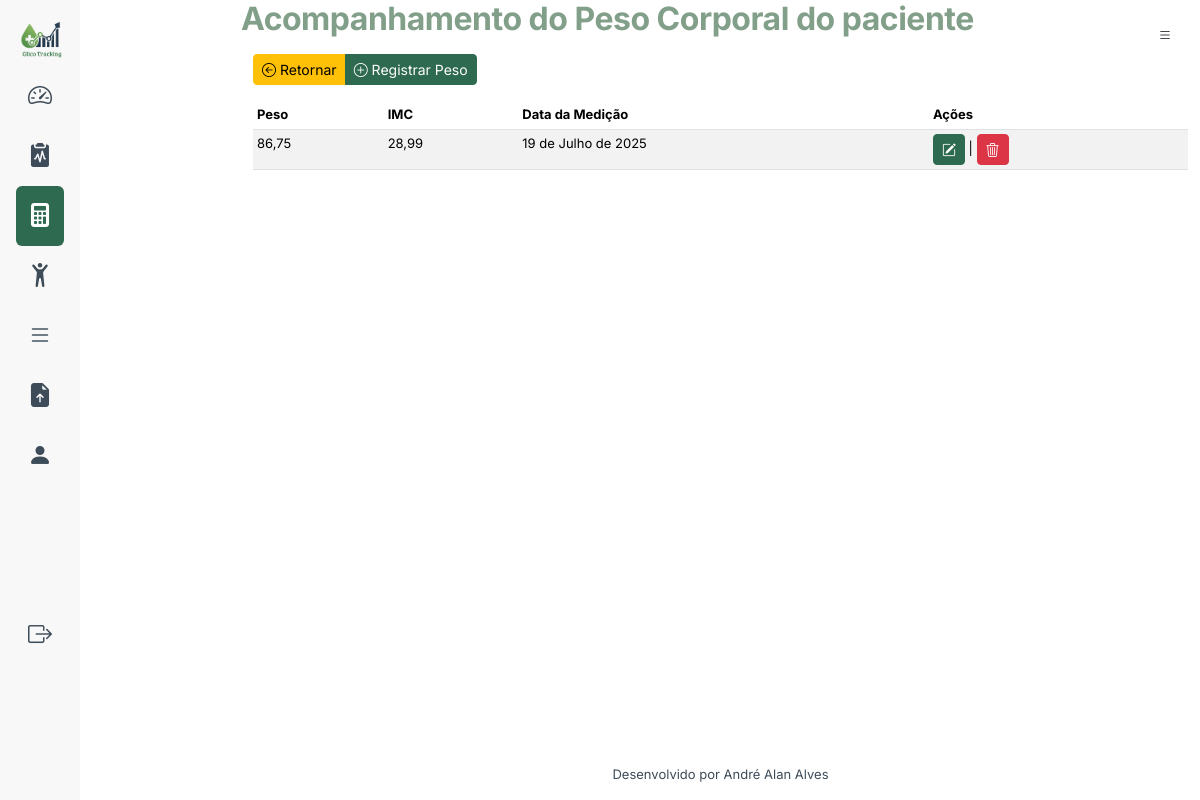
The page /perfis/peso/lista (signed in) on the database as committed earlier.
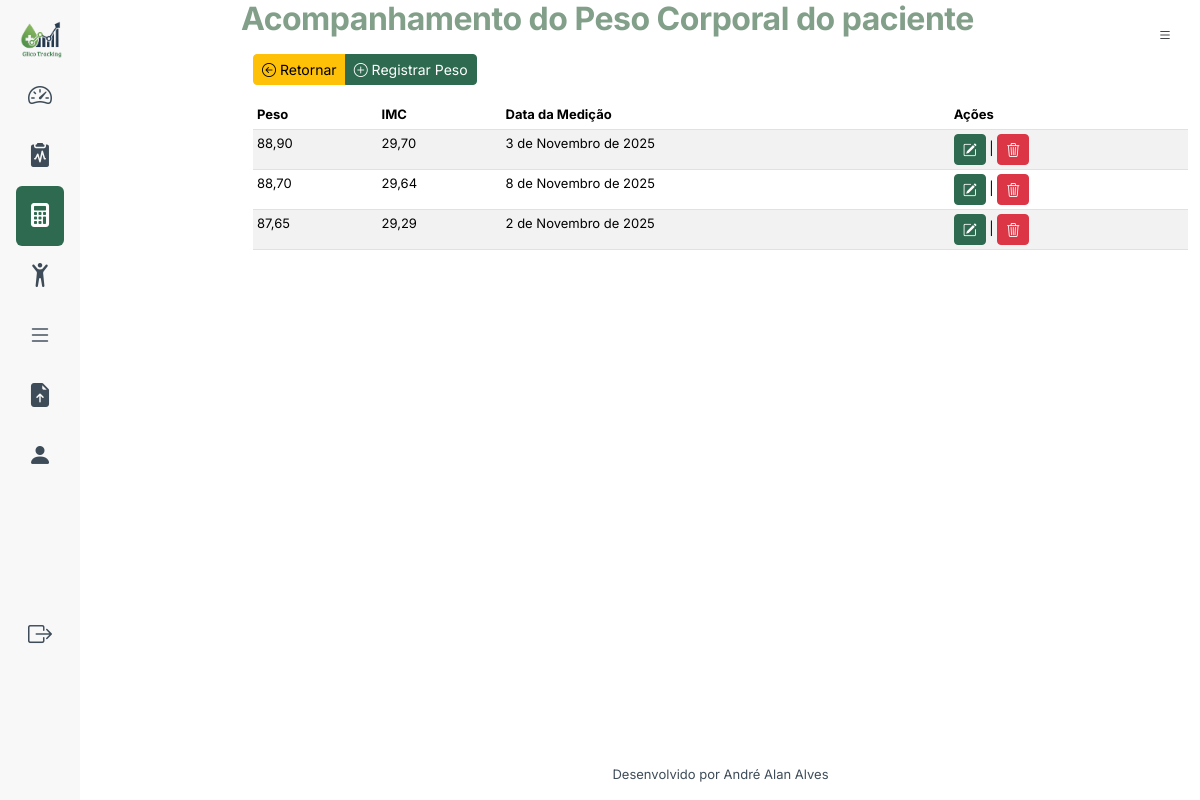
The same page on the database as committed later.
### perfis/models.py (models this page shows, shortened)
class HistoricoPesoImc(models.Model):
    perfil = models.ForeignKey(Perfil,related_name='perfilpeso', on_delete=models.CASCADE)
    data_registro = models.DateField(auto_now_add=True)
    peso_kg = models.DecimalField("Peso",help_text="Peso em Kg",max_digits=5, decimal_places=2, null=False, blank=False)
    imc = models.DecimalField(max_digits=5, decimal_places=2, editable=False)
    class Meta:
        ordering = ["-peso_kg"]
        verbose_name = "Historico Peso Imc"
        verbose_name_plural = "Historicos Peso Imc"

### perfis/views.py (the view)
# urls.py: path('peso/lista', views.PerfilPersoImcListView.as_view(), name="peso_lista"),
class PerfilPersoImcListView(LoginRequiredMixin, ListView):
    model = HistoricoPesoImc
    template_name_suffix = '_listar'
    context_object_name = "peso"

### perfis/template/perfis/historicopesoimc_listar.html (shortened to what this page needs)
{% extends "base.html" %}
{% load django_bootstrap5 %}
{% block datatable %}
<link rel="stylesheet" href="https://cdn.datatables.net/1.13.7/css/jquery.dataTables.min.css">
{% endblock %}
{% block content %}
    <h1>Acompanhamento do Peso Corporal do paciente</h1>
    <div class="container-fluid mt-3">
        <div class="row my-3">
            <div class="col">
                <div class="btn-group" role="group" aria-label="Basic example">
                    <a class="btn btn-sm btn-warning" href="{% url "core:dashboard" %}" type="button"><i class="bi bi-arrow-left-circle"></i> Retornar</a>
                    <a href="{% url "perfis:peso_registro" %}" class="btn btn-primary btn-sm"><i class="bi bi-plus-circle"></i> Registrar Peso</a>
                </div>
            </div>
        </div>
        <div class="row">
            <div class="col">
                <table class="table table-sm table-striped" id="tblpeso">
                    <thead>
                    <tr>
                        <th>Peso</th>
                        <th>IMC</th>
                        <th>Data da Medição</th>
                        <th>Ações</th>
                    </tr>
                    </thead>
                    <tbody>
                    {% for o in object_list %}
                        <tr>
                            <td>{{ o.peso_kg }}</td>
                            <td>{{ o.imc }}</td>
                            <td>{{ o.data_registro }}</td>
                            <td><a href="{% url "perfis:peso_atualiza" pk=o.id %}" class="btn btn-sm btn-primary"><i class="bi bi-pencil-square"></i></a> |
                                <a href="{% url "perfis:peso_delete" pk=o.id %}" class="btn btn-sm btn-danger "><i class="bi bi-trash3"></i></a>
                            </td>
                        </tr>
                    {% endfor %}
                    </tbody>
                </table>
            </div>
        </div>
    </div>
{% endblock %}

### app/template/base.html (shortened to what this page needs)
<!DOCTYPE html>
<html lang="pt-br" xmlns="http://www.w3.org/1999/html">
{% load static %} {% load django_bootstrap5 %}
<head>
    {% bootstrap_css %}
    <link rel="stylesheet" href="https://cdn.jsdelivr.net/npm/bootstrap-icons@1.11.3/font/bootstrap-icons.min.css">
    <link rel="stylesheet" href="{% static 'styles/base.css' %}">
    {% block datatable %}
    {% endblock %}
</head>
<body>
<div class="parent">
    <button id="toggleNav" class="btn btn-sm btn-size-custon" style="">
        <i class="bi bi-list"></i>
    </button>
    <nav class="div1 d-flex flex-column flex-shrink-0 p-3 text-white custon-bg recolhida">
        <a href="/" class="d-flex align-items-center mb-3 mb-md-0 me-md-auto text-white text-decoration-none">
            <img src={% static "images/logo.png" %} width="200px" alt="">
        </a>
        <ul class="nav nav-pills flex-column mb-auto">
            <li class="nav-item">
                <a href="{% url 'core:dashboard' %}" class="nav-link custon" data-tooltip="Dashboard">
                <i class="bi bi-speedometer2"></i>
                </a>
            </li>
            <li class="nav-item">
                <a href="{% url 'medicoes:lista' %}" class="nav-link custon" data-tooltip="Medições">
                <i class="bi bi-clipboard2-pulse-fill"></i>
                </a>
            </li>
            <li>
                <a href="{% url 'perfis:peso_lista' %}" class="nav-link custon" data-tooltip="Registrar Peso">
                <i class="bi bi-calculator-fill"></i>
                </a>
            </li>
            <li>
                <a href="{% url 'perfis:biotipo_lista' %}" class="nav-link custon" data-tooltip="Registrar Biotipo">
                <i class="bi bi-person-arms-up"></i>
                </a>
            </li>
            <li>
                <a href="{% url 'planos:lista' %}" class="nav-link custon" data-tooltip="Plano Alimentar">
                <i class="bi bi-list"></i>
                </a>
            </li>
            <li>
                <a href="{% url 'exames:lista' %}" class="nav-link custon" data-tooltip="Exames">
                <i class="bi bi-file-earmark-arrow-up-fill"></i>
                </a>
            </li>
            <li>
                <a href="{% url 'perfis:perfil' user.perfil.slug %}" class="nav-link custon" data-tooltip="Perfil">
                <i class="bi bi-person-fill"></i>
                </a>
            </li>
        </ul>
        <ul class="nav nav-pills flex-column mb-auto">
            <li class="nav-item">
                <form action="/logout" method="post" style="width: 100%;">
                    <button class="nav-link custon w-100" data-tooltip="Sair">
                        <i class="bi bi-box-arrow-right"></i>
                    </button>
                </form>
            </li>
        </ul>
    </nav>
    <div class="div2">
        {% block content %}
        {% endblock %}
    </div>
    <footer class="div3">
        Desenvolvido por André Alan Alves
    </footer>
</div>
</body>
</html>

### static/styles/base.css (style rules this page uses)
:root { --glico-primary: #2D6A4F; --glico-secondary: #1B4965; --glico-accent: #52B6CC; --glico-alert: #F4A460; --glico-danger: #C1121F; --glico-text: #3E4C59; --glico-light-bg: #f8f8f8; }
.btn-primary { background-color: var(--glico-primary); border-color: var(--glico-primary); }
table tbody tr:nth-child(odd) { background-color: var(--glico-light-bg); }
* { font-family: 'Inter', sans-serif; }
h1 { font-size: 2rem; font-weight: 700; letter-spacing: -0.5px; line-height: 1.2; }
body { font-size: 1rem; font-weight: 400; line-height: 1.5; color: var(--glico-text); }
body { background-color: #FFF !important; font-size: 1rem; }
.parent { display: grid; grid-template-columns: repeat(5, 1fr); grid-template-rows: repeat(4, 1fr) 50px; grid-column-gap: 5px; grid-row-gap: 10px; height: 100vh; }
.div1 { grid-area: 1 / 1 / 6 / 2; }
.div2 { grid-area: 1 / 2 / 5 / 6; font-size: small; text-align: left; overflow-y: scroll; }
.div3 { grid-area: 5 / 2 / 6 / 6; font-size: small; text-align: center; height: 50px; display: flex; align-items: center; justify-content: center; }
.div2 h1 { color:#829f89; }
.div1 a { color: var(--glico-text); }
.div1 i { color: var(--glico-text); }
.custon-bg { background-color:var(--glico-light-bg); }
.nav-pills .nav-link.active, .nav-pills .show>.nav-link { color: white; background-color: var(--glico-primary); }
.nav-link.active i { color: white; }
.div1 { grid-area: 1 / 1 / 6 / 2; transition: all 0.3s ease-in-out; width: auto; min-width: 250px; }
.div1.recolhida { grid-area: 1 / 1 / 6 / 1; min-width: 80px; width: 80px; }
.div1.recolhida .d-flex img { width: 50px !important; height: auto; }
.div1.recolhida > a { display: none; }
.div1.recolhida .nav-link { display: flex !important; justify-content: center; align-items: center; padding: 0.75rem 0.5rem !important; position: relative; font-size: 0; }
.div1.recolhida .nav-link i { font-size: 1.5rem; margin-right: 0 !important; margin-bottom: 0 !important; }
.div1.recolhida .nav-link::after { content: attr(data-tooltip); position: absolute; left: 100%; background: rgba(0, 0, 0, 0.8); color: white; padding: 5px 10px; border-radius: 4px; white-space: nowrap; margin-left: 10px; opacity: 0; pointer-events: none; transition: opacity 0.3s; font-size: 0.85rem; z-index: 1000; }
.div1.recolhida .nav-link.custon { font-size: 0; }
.div1.recolhida .nav-link.custon i { font-size: 1.5rem; }
.btn-size-custon { position: absolute; top: 10px; right: 10px; z-index: 10; height:50px; width:50px; }

Rows that differ between the two databases and show on the page:
removed HistoricoPesoImc: peso_kg "86,75", imc "28,99", data_registro "19 de Julho de 2025"
added HistoricoPesoImc: peso_kg "88,90", imc "29,70", data_registro "3 de Novembro de 2025"
added HistoricoPesoImc: peso_kg "88,70", imc "29,64", data_registro "8 de Novembro de 2025"
added HistoricoPesoImc: peso_kg "87,65", imc "29,29", data_registro "2 de Novembro de 2025"
